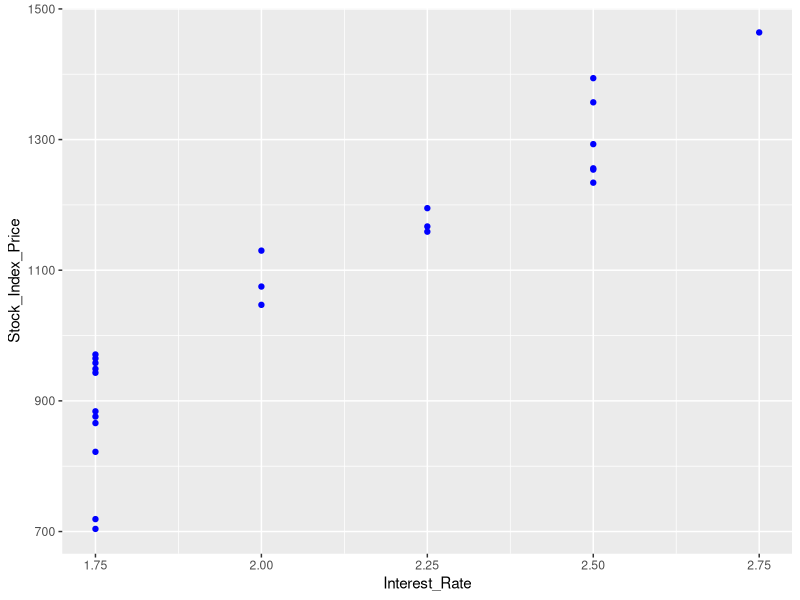
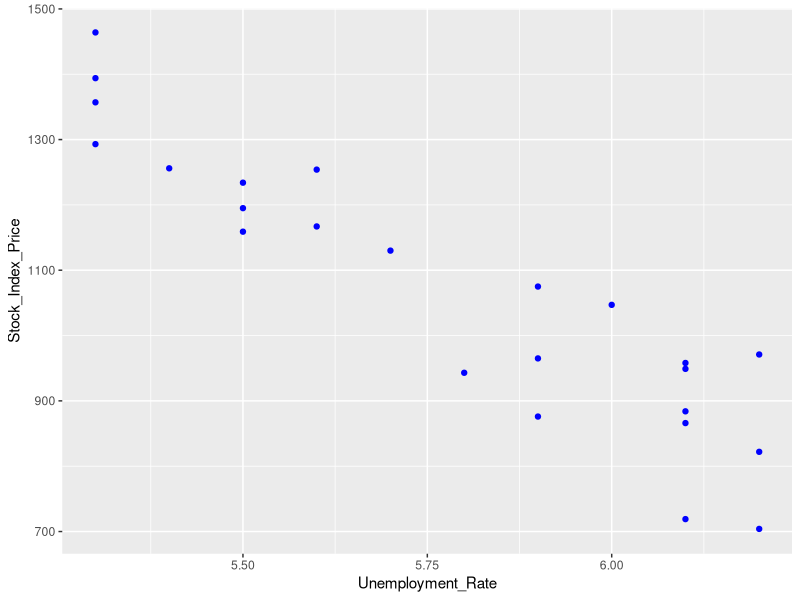

The R source for these figures, in order: (Note: this script raises an error after producing the figures.)
install.packages("ggplot2")
library("ggplot2")

#Ejercicio 4
Year <- c(2017,2017,2017,2017,2017,2017,2017,2017,2017,2017,2017,2017,2016,2016,2016,2016,2016,2016,2016,2016,2016,2016,2016,2016)
Month <- c(12, 11,10,9,8,7,6,5,4,3,2,1,12,11,10,9,8,7,6,5,4,3,2,1)
Interest_Rate <- c(2.75,2.5,2.5,2.5,2.5,2.5,2.5,2.25,2.25,2.25,2,2,2,1.75,1.75,1.75,1.75,1.75,1.75,1.75,1.75,1.75,1.75,1.75)
Unemployment_Rate <- c(5.3,5.3,5.3,5.3,5.4,5.6,5.5,5.5,5.5,5.6,5.7,5.9,6,5.9,5.8,6.1,6.2,6.1,6.1,6.1,5.9,6.2,6.2,6.1)
Stock_Index_Price <- c(1464,1394,1357,1293,1256,1254,1234,1195,1159,1167,1130,1075,1047,965,943,958,971,949,884,866,876,822,704,719)

mat <- cbind(Year,Month,Interest_Rate, Unemployment_Rate, Stock_Index_Price)

#Variable dependiente: Precio del índice de acciones (la ultima)
# variables independientes: tasa de interés y tasa de desempleo

#i)
Z <- cbind(rep(1,length(Year)),Interest_Rate, Unemployment_Rate)
Y <-  Stock_Index_Price

# Beta gorro
Bg <- solve(t(Z)%*%Z)%*%t(Z)%*%Y

# Y gorro
Yg <- Z%*%Bg

# Epsilon gorro
Eps_g <- (Y-Yg)

# ii) Intervalo de confianza de 95% del valor Esperado de precio de índice de acciones (E(Y_01))
# con tasa de interés 1.5 y tasa de desempleo 6.3

z0 <- c(1,1.5,6.3)
n <- length(Year)
r <- 2
alfa = 0.05
t <- qt((1-alfa)/2,df=n-r-1, lower.tail = FALSE)
s2 = (t(Eps_g)%*%Eps_g)/(n-r-1)
D <- t(z0)%*%solve(t(Z)%*%Z)%*%z0*s2

a <- t(z0)%*%Bg - t*sqrt(D)
b <- t(z0)%*%Bg + t*sqrt(D)

# Intervalo de confianza de 95% de E(Y_01)
i = c(a,b)

#iii)
# Intervalo de confianza para Y_01
G <- s2*(1-t(z0)%*%solve(t(Z)%*%Z)%*%z0)
a2 <- t(z0)%*%Bg - t*sqrt(G)
b2 <- t(z0)%*%Bg + t*sqrt(G)

#intervalo de confianza para Y_01
i2 <- c(a2,b2)

#iv)
t(Y)%*%Y # = 28503296
(t(Yg)%*%Yg + t(Eps_g)%*%Eps_g)  # = 28503296

#v)
# Grafica 1
mat = data.frame(mat)
ggplot(data= mat, aes(x = Interest_Rate, y = Stock_Index_Price)) + geom_point(color="blue") 


#Grafica 2
ggplot(data= mat, aes(x = Unemployment_Rate, y = Stock_Index_Price)) + geom_point(color="blue") 


#=============================================================
#ejercicio 5 (base de datos: Parcial2Ej5)
#i) 
R = data.frame(Parcial2Ej5)
cor(R)

